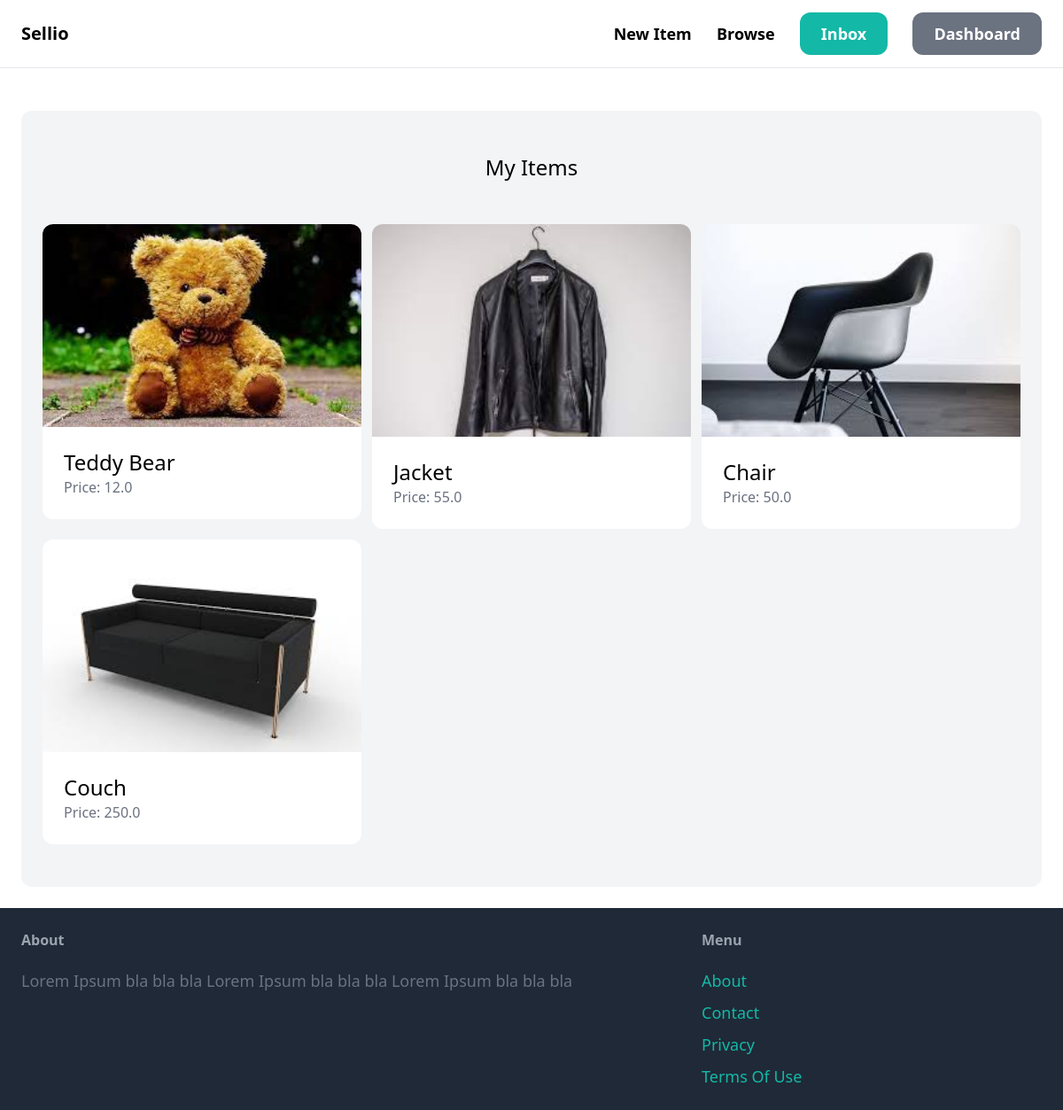
The page /dashboard (signed in) on the database its author committed.
### item/models.py (models this page shows, shortened)
class Item(models.Model):
    category = models.ForeignKey(Category, related_name="items", on_delete=models.CASCADE)
    name = models.CharField(max_length=255)
    description = models.TextField(blank=True, null=True)
    price = models.FloatField()
    image = models.ImageField(upload_to='items_images', blank=True, null=True)
    is_sold = models.BooleanField(default=False)
    created_by = models.ForeignKey(User, related_name="items", on_delete=models.CASCADE)
    created_at = models.DateTimeField(auto_now_add=True)

### dashboard/views.py (the view)
# urls.py: path('', views.index, name='index'),
@login_required
def index(request):
    items = Item.objects.filter(created_by=request.user)
    return render(request, 'dashboard/index.html', {
        'items': items,
    })

### dashboard/templates/dashboard/index.html
{% extends 'core/base.html' %} {% block title %}Dashboard{% endblock %}
{% block content %}
<div class="mt-6 px-6 py-12 bg-gray-100 rounded-xl">
  <h2 class="mb-12 text-2xl text-center">My Items</h2>
  <div class="grid grid-cols-3 gap-3">
    {% for item in items%}
    <div>
      <a href="{%  url 'item:detail' item.id %}">
        <div class="max-h-60 overflow-hidden">
          <img src="{{ item.image.url }}" class="w-full rounded-t-xl" />
        </div>
        <div class="p-6 bg-white rounded-b-xl">
          <h2 class="text-2xl">{{ item.name }}</h2>
          <p class="text-gray-500">Price: {{ item.price}}</p>
        </div>
      </a>
    </div>
    {% endfor%}
  </div>
</div>
{% endblock %}

### rows shown on the page
Item: image (picture), name "Teddy Bear", price "12.0"
Item: image (picture), name "Jacket", price "55.0"
Item: image (picture), name "Chair", price "50.0"
Item: image (picture), name "Couch", price "250.0"
